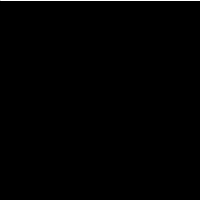
Frame 1 (no input)
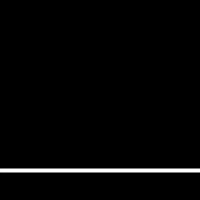
Frame 60 (the mouse pressed at the canvas centre just before this capture)
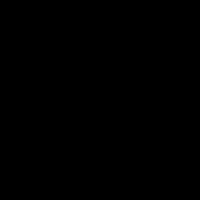
Frame 120 (the mouse held since frame 60 and released just before this capture)

The Processing sketch that drew these frames (run headless with seeded random() and noise(); from frame 60 on, the mouse is pressed at the canvas centre):

// Processing sketch: Example6_8
// ── Example6_8.pde
int y = 0;
int stroke = 1;
boolean onoff = true;


void setup() {
  stroke(255);
  size(200, 200);

  frameRate(5);
}

// I added function were the whole thing resets itself line
// by line

void draw() {
  background(0);  // if this moved to DRAW, single line
  if (onoff) {
    stroke(255);
  } else {
    stroke(0);
  }
  strokeWeight(0+ stroke);
  line(0, y, width, y);
  y += 10;

  if (y > height) {
    y = 0;
    onoff = !onoff;
  }

  // code below makes lines stronger with every runthrough

  if (y == 10) {
    stroke += 1;
  }
}
